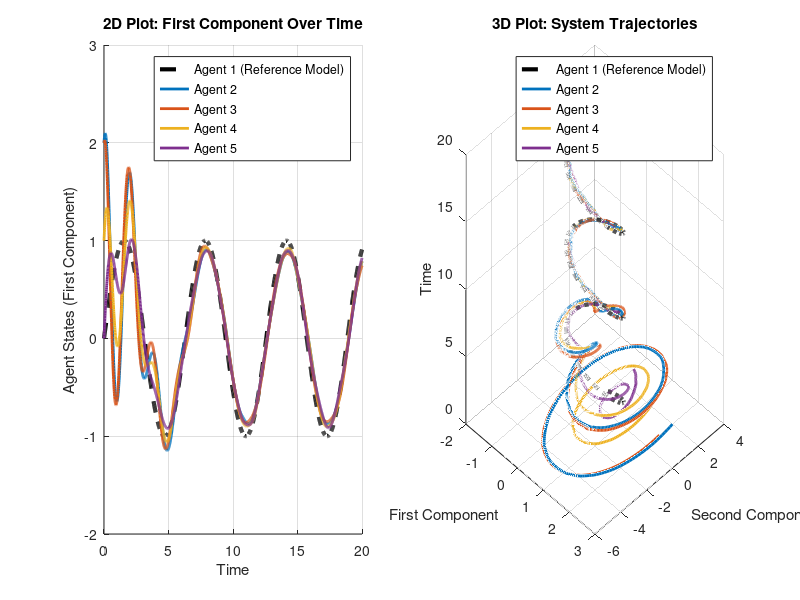

Here is the MATLAB script that generated this plot:
% MATLAB script for consensus protocol with noise and adaptive bias estimation
clc; clear;

% Parameters
num_agents = 5;                     % Number of agents (Agent 1 is the leader + 4 followers)
time_step = 0.01;                    % Time step for simulation
total_time = 20;                     % Total simulation time
num_steps = total_time / time_step;  % Number of simulation steps

% System matrices
A = [0 1; -2 -1];                    % Dynamics matrix for each agent
B = [0; 1];                          % Input matrix for each agent
C = [1 0];                           % Output matrix (observing the first state only)

% LQR cost matrices (you can tune Q and R for desired performance)
Q = eye(2);                          % State-cost matrix
R = 0.01;                           % Input-cost matrix

% Adjacency matrix representing connectivity between agents (including leader as Agent 1)
A_adj = [0 1 1 0 0;                  
         1 0 1 1 0;
         1 1 0 1 1;
         0 1 1 0 1;
         0 0 1 1 0];

% Degree matrix and Laplacian matrix
D = diag(sum(A_adj, 2));
L = D - A_adj;

% Compute the eigenvalues of the Laplacian matrix
lambda = eig(L);

% Calculate individual LQR gain matrices for each follower based on Laplacian eigenvalues
K_array = zeros(num_agents - 1, 2);  % LQR gains for each follower (row per agent)
for i = 2:num_agents                 % Skip lambda_1 = 0 (as it corresponds to the consensus mode)
    lambda_i = sqrt(lambda(i));
    K_array(i-1, :) = lqr(A, lambda_i * B, Q, R); % Compute LQR gain for each follower
end

% Adaptive gain for bias estimation
gamma = 10;  % Adaptation rate for unknown bias compensation

% Initialize bias estimates for each neighbor of each follower
bias_estimates = zeros(num_agents - 1, num_agents - 1, 2);  % Each bias estimate is a 2D vector

% Store the history of states for plotting
x_history = zeros(num_agents, 2, num_steps);

% Initial states
x_ref = [sin(0); cos(0)];            % Initial state of the reference model for Agent 1
x_followers = repmat(x_ref', num_agents - 1, 1) + [2, 1; 2, 0; 1, 2; 0, 2]; % Perturbed initial states for followers

% Initialize history
x_history(1, :, 1) = x_ref';         % Initial state of Agent 1
x_history(2:end, :, 1) = x_followers; % Initial states of followers

% Standard deviation for Gaussian noise
noise_std = 0.1;

% Consensus protocol update loop with noise and adaptive bias compensation
for k = 2:num_steps
    % Update Agent 1 (reference model) with a predefined sinusoidal trajectory
    t = (k - 1) * time_step;
    x_ref = [sin(t); cos(t)];  % Agent 1 follows this trajectory directly
    
    % Calculate the output of Agent 1
    y_ref = C * x_ref;
    
    % Calculate noisy outputs for each follower agent
    y_followers = x_followers * C';  % Compute output y = C * x for followers only
    noise = noise_std * randn(size(y_followers));  % Gaussian noise for each follower measurement
    y_followers_noisy = y_followers + noise;       % Add noise to the followers' measurements

    % Initialize control input for followers
    u = zeros(num_agents - 1, 1);
    
    % Calculate control inputs for each follower agent with noise and adaptive bias estimation
    for i = 1:num_agents - 1
        % Extract the LQR gain for the current follower
        K_i = K_array(i, :);
        
        % Reference tracking term (make follower i track Agent 1's state)
        ref_tracking = K_i(1) * (y_ref - y_followers_noisy(i));
        
        % Consensus term with bias compensation
        consensus_term = 0;
        for j = 1:num_agents - 1
            if L(i+1, j+1) == 1  % Only consider neighbors
                % Update bias estimates adaptively
                bias_estimates(i, j, :) = bias_estimates(i, j, :) + ...
                    gamma * ((y_followers_noisy(j) - y_followers_noisy(i)) - bias_estimates(i, j, :)) * time_step;
                
                % Consensus term with adaptive bias compensation
                consensus_term = consensus_term + K_i(2) * ((y_followers_noisy(j) - y_followers_noisy(i)) - bias_estimates(i, j, :));
            end
        end
        
        % Control input combining reference tracking and consensus
        u(i) = ref_tracking + consensus_term;
    end
    
    % Update each follower's state based on system dynamics
    x_dot_followers = (A * x_followers')' + (B * u')';  % Matrix operations to match dimensions
    x_followers = x_followers + time_step * x_dot_followers;  % Update follower states
    
    % Store the states for plotting
    x_history(1, :, k) = x_ref';       % Update Agent 1's state (leader)
    x_history(2:end, :, k) = x_followers;  % Update follower states
end

% Plot results
time = linspace(0, total_time, num_steps);
figure;

% Plot the first component of each agent's state over time
subplot(1, 2, 1);
hold on;
plot(time, squeeze(x_history(1, 1, :)), 'k--', 'LineWidth', 3, 'DisplayName', 'Agent 1 (Reference Model)');
colors = lines(num_agents - 1);  % Use distinct colors for followers
for i = 2:num_agents
    plot(time, squeeze(x_history(i, 1, :)), 'LineWidth', 2, 'Color', colors(i-1, :), ...
         'DisplayName', sprintf('Agent %d', i));
end
title('2D Plot: First Component Over Time');
xlabel('Time');
ylabel('Agent States (First Component)');
legend;
grid on;

% 3D Plot: System Trajectories (First Component, Second Component, Time)
subplot(1, 2, 2);
hold on;
plot3(squeeze(x_history(1, 1, :)), squeeze(x_history(1, 2, :)), time, 'k--', 'LineWidth', 3, 'DisplayName', 'Agent 1 (Reference Model)');
for i = 2:num_agents
    plot3(squeeze(x_history(i, 1, :)), squeeze(x_history(i, 2, :)), time, 'LineWidth', 2, 'Color', colors(i-1, :), ...
          'DisplayName', sprintf('Agent %d', i));
end
title('3D Plot: System Trajectories');
xlabel('First Component');
ylabel('Second Component');
zlabel('Time');
legend;
grid on;
view(45, 30);  % Adjust view angle for better visualization